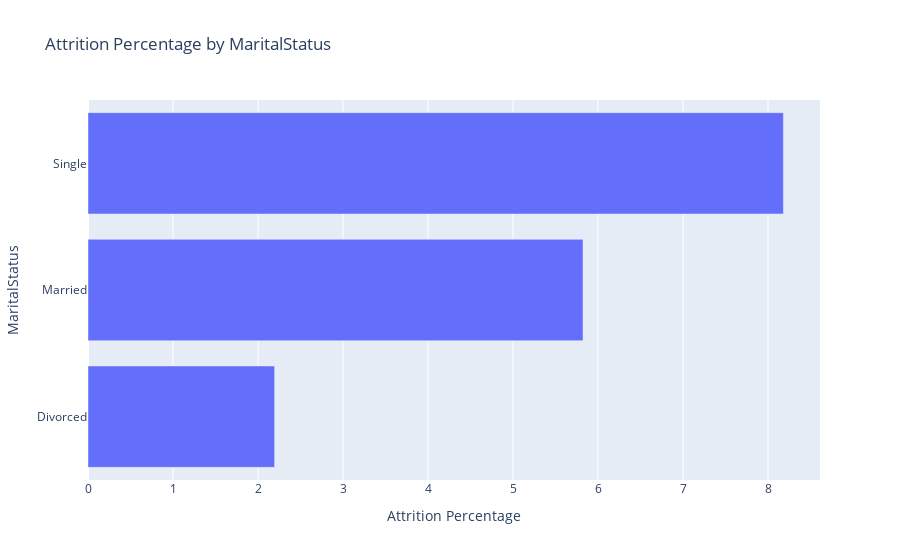

The notebook cell saved with this chart:
### Code cell
px.bar(df_general_explo, x='Attrition',y='MaritalStatus', orientation='h', labels={'x':'Values', 'y':'Categories'})

attrition_percentage = df_general_explo[df_general_explo['Attrition'] == 'Yes'].groupby('MaritalStatus').size() / len(df_general_explo) * 100

percentage_df = pd.DataFrame({'MaritalStatus': attrition_percentage.index, 'Attrition Percentage': attrition_percentage.values})

fig = px.bar(percentage_df, x='Attrition Percentage', y='MaritalStatus', orientation='h', title='Attrition Percentage by MaritalStatus', labels={'x':'Attrition Percentage', 'y':'MaritalStatus'})
fig.show()

### Figure 1 — Plotly figure (JSON) as saved in the notebook; plotly's stock layout.template omitted (floating-point values rounded to 4 significant figures)
{"data": [{"alignmentgroup": "True", "hovertemplate": "Attrition Percentage=%{x}<br>MaritalStatus=%{y}<extra></extra>", "legendgroup": "", "marker": {"color": "#636efa", "pattern": {"shape": ""}}, "name": "", "offsetgroup": "", "orientation": "h", "showlegend": false, "textposition": "auto", "type": "bar", "x": [2.196, 5.824, 8.181], "xaxis": "x", "y": ["Divorced", "Married", "Single"], "yaxis": "y"}], "layout": {"barmode": "relative", "legend": {"tracegroupgap": 0}, "title": {"text": "Attrition Percentage by MaritalStatus"}, "xaxis": {"anchor": "y", "domain": [0, 1], "title": {"text": "Attrition Percentage"}}, "yaxis": {"anchor": "x", "domain": [0, 1], "title": {"text": "MaritalStatus"}}}}
